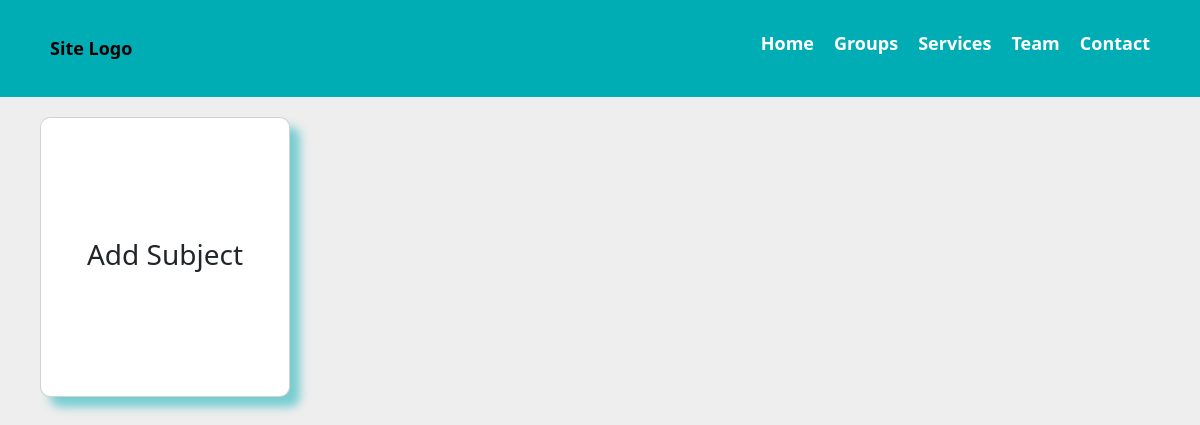
/subjectAdd.php?groupId=20, run on an earlier commit of the app's database.
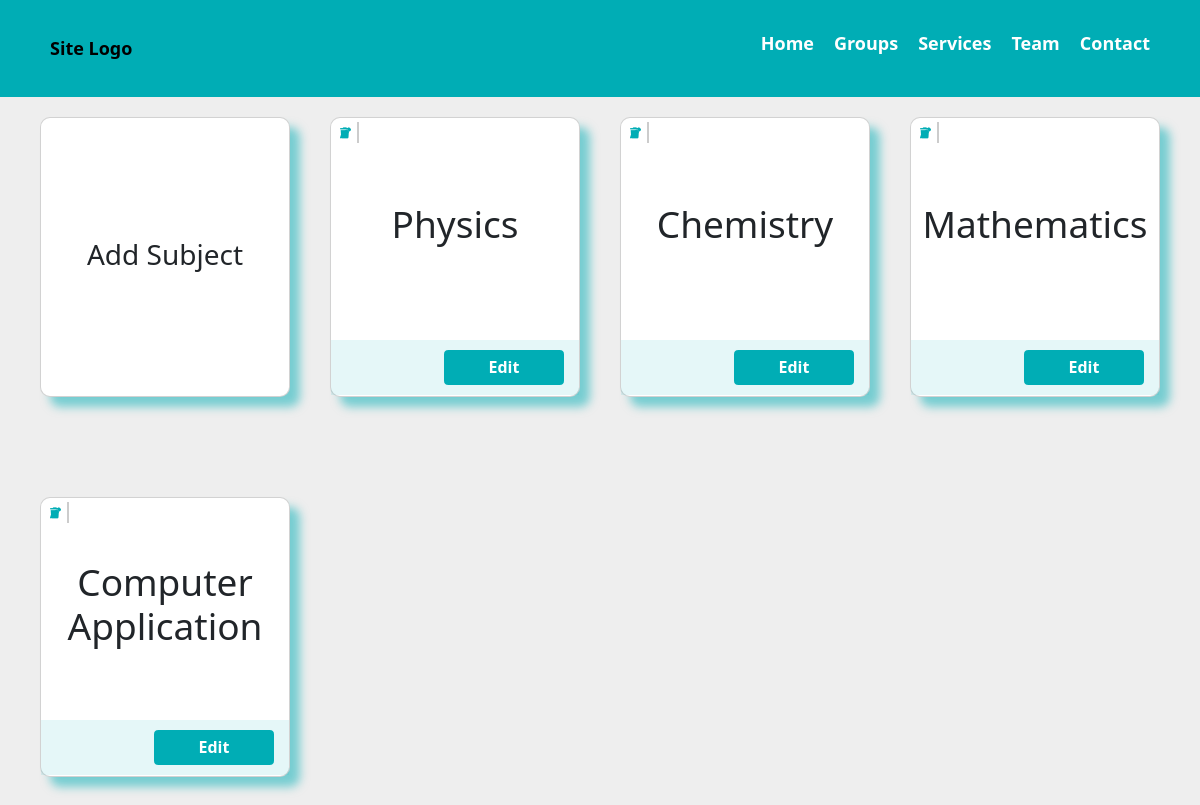
And on a later commit of the database.
### tables this page shows
CREATE TABLE `subject_master` (
  `sub_Id` int(11) NOT NULL,
  `sub_Name` varchar(255) NOT NULL,
  `active` char(1) NOT NULL DEFAULT 'Y',
  `group_Id` int(11) NOT NULL
);

### subjectAdd.php (the view, shortened to what this page needs)
<?php
$groupId = $_REQUEST['groupId'];
include("connection/connection.php");
$query = "SELECT * FROM `subject_master` WHERE `group_Id`='$groupId' ORDER BY 'sub_Id' ";
$result = mysqli_query($connection, $query);
include("nav.php");
?>
<div class="mainDiv">
    <div class="cardHolder">
        <div class="card" id="addSubject">
            <div class="card-body addCard">
                <ion-icon name="add-circle-outline" class="addIcon"></ion-icon>
                <h5 class="card-title1">Add Subject</h5>
            </div>
        </div>
        <?php
        while ($rowarr = mysqli_fetch_array($result)) {
            ?>
            <div class="card">
                <div class="card-body">
                    <div class="card-title">
                        <h5 class="subjectName">
                            <?php echo $rowarr['sub_Name']; ?>
                        </h5>
                    </div>
                    <div class="buttonPart">
                        <div class="deleteBtnSubj"><i class="fa-solid fa-trash"></i></div>
                        <a href="subjectAdd.php?editSubject=true&groupId=<?php echo $groupId; ?>&subjectId=<?php echo $rowarr['sub_Id']; ?>"
                            class="btn btn-primary editSubjBtn" id="" subjectId=""><i class="fa-solid fa-pen"></i> Edit
                        </a>
                    </div>
                </div>
            </div>
            <?php
        }
        ?>
    </div>
</div>
    <?php
include("footer.php");
?>

What changed in the data, as far as the page shows it:
added subject_master: sub_Name "Physics"
added subject_master: sub_Name "Chemistry"
added subject_master: sub_Name "Mathematics"
added subject_master: sub_Name "Computer Application"
